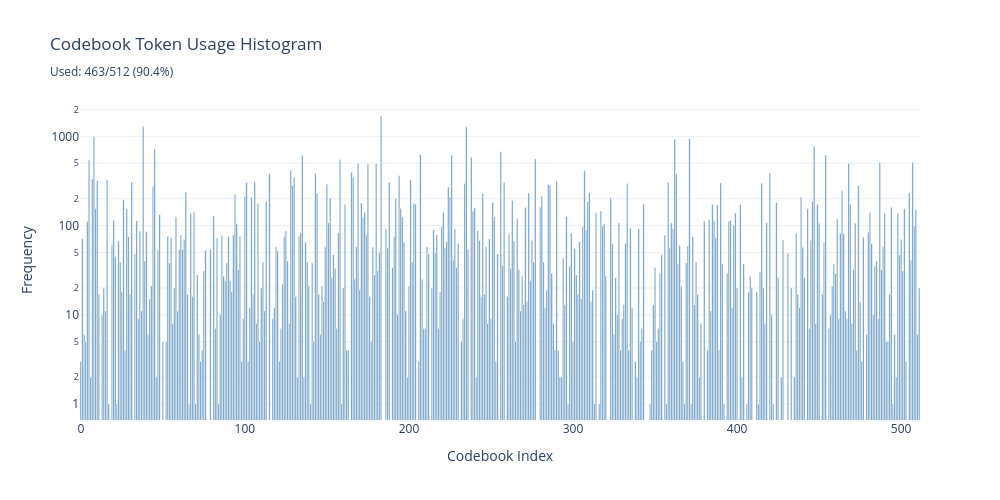

Notebook code for this chart:
### Code cell
def plot_token_frequency_histogram(codebook_stats, num_codes):
    """create histogram of token/code usage frequencies."""
    code_counts = codebook_stats["code_counts"]
    
    fig = go.Figure()
    
    ### bar chart of code frequencies
    fig.add_trace(go.Bar(
        x=np.arange(num_codes),
        y=code_counts,
        marker_color='steelblue',
        name='Frequency'
    ))
    
    fig.update_layout(
        title=f"Codebook Token Usage Histogram<br><sub>Used: {codebook_stats['used_codes']}/{num_codes} ({codebook_stats['usage_percentage']:.1f}%)</sub>",
        xaxis_title="Codebook Index",
        yaxis_title="Frequency",
        yaxis_type="log",
        template="plotly_white",
        width=1000,
        height=500
    )
    
    fig.show()
    fig.write_html(OUTPUT_DIR / "codebook_frequency_histogram.html")

plot_token_frequency_histogram(codebook_stats, num_codes)

### Figure 1 — Plotly figure (JSON) as saved in the notebook; plotly's stock layout.template omitted (floating-point values rounded to 4 significant figures; data arrays with more than 128 entries replaced by an {"elided": "..."} marker saying what was removed)
{"data": [{"marker": {"color": "steelblue"}, "name": "Frequency", "type": "bar", "x": {"elided": "512 int values"}, "y": {"elided": "512 int values"}}], "layout": {"height": 500, "title": {"text": "Codebook Token Usage Histogram<br><sub>Used: 463/512 (90.4%)</sub>"}, "width": 1000, "xaxis": {"title": {"text": "Codebook Index"}}, "yaxis": {"title": {"text": "Frequency"}, "type": "log"}}}
